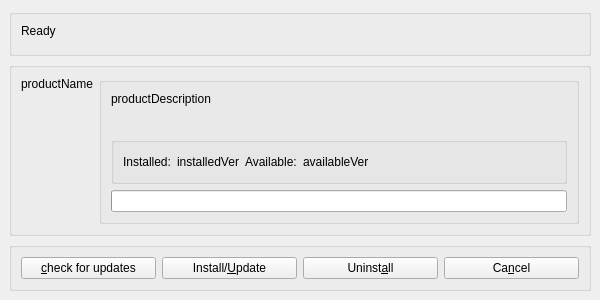
<ui version="4.0" >
 <class>MainWindow</class>
 <widget class="QMainWindow" name="MainWindow" >
  <property name="geometry" >
   <rect>
    <x>0</x>
    <y>0</y>
    <width>600</width>
    <height>300</height>
   </rect>
  </property>
  <property name="windowTitle" >
   <string>Id-updater</string>
  </property>
  <property name="windowIcon" >
   <iconset>
    <normaloff>icon1.ico</normaloff>icon1.ico</iconset>
  </property>
  <widget class="QWidget" name="centralwidget" >
   <layout class="QVBoxLayout" name="verticalLayout" >
    <item>
     <widget class="QGroupBox" name="groupBoxStatus" >
      <property name="sizePolicy" >
       <sizepolicy vsizetype="Minimum" hsizetype="Preferred" >
        <horstretch>0</horstretch>
        <verstretch>1</verstretch>
       </sizepolicy>
      </property>
      <property name="alignment" >
       <set>Qt::AlignLeading|Qt::AlignLeft|Qt::AlignTop</set>
      </property>
      <layout class="QHBoxLayout" name="horizontalLayout_3" >
       <item>
        <widget class="QLabel" name="m_updateStatus" >
         <property name="text" >
          <string>Ready</string>
         </property>
         <property name="alignment" >
          <set>Qt::AlignLeading|Qt::AlignLeft|Qt::AlignTop</set>
         </property>
         <property name="wordWrap" >
          <bool>false</bool>
         </property>
        </widget>
       </item>
       <item>
        <spacer name="horizontalSpacer" >
         <property name="orientation" >
          <enum>Qt::Horizontal</enum>
         </property>
         <property name="sizeHint" stdset="0" >
          <size>
           <width>535</width>
           <height>20</height>
          </size>
         </property>
        </spacer>
       </item>
      </layout>
     </widget>
    </item>
    <item>
     <widget class="QGroupBox" name="groupBoxProduct" >
      <property name="sizePolicy" >
       <sizepolicy vsizetype="Preferred" hsizetype="Preferred" >
        <horstretch>0</horstretch>
        <verstretch>10</verstretch>
       </sizepolicy>
      </property>
      <layout class="QHBoxLayout" name="horizontalLayout_2" >
       <item>
        <widget class="QLabel" name="m_productName" >
         <property name="text" >
          <string>productName</string>
         </property>
         <property name="alignment" >
          <set>Qt::AlignTop</set>
         </property>
         <property name="wordWrap" >
          <bool>false</bool>
         </property>
        </widget>
       </item>
       <item>
        <widget class="QGroupBox" name="groupBox_5" >
         <property name="sizePolicy" >
          <sizepolicy vsizetype="Preferred" hsizetype="Preferred" >
           <horstretch>1</horstretch>
           <verstretch>0</verstretch>
          </sizepolicy>
         </property>
         <layout class="QVBoxLayout" name="verticalLayout_2" >
          <item>
           <widget class="QLabel" name="m_productDescription" >
            <property name="sizePolicy" >
             <sizepolicy vsizetype="Preferred" hsizetype="Preferred" >
              <horstretch>0</horstretch>
              <verstretch>1</verstretch>
             </sizepolicy>
            </property>
            <property name="text" >
             <string>productDescription</string>
            </property>
            <property name="alignment" >
             <set>Qt::AlignLeading|Qt::AlignLeft|Qt::AlignTop</set>
            </property>
            <property name="wordWrap" >
             <bool>false</bool>
            </property>
           </widget>
          </item>
          <item>
           <widget class="QGroupBox" name="groupBox_6" >
            <property name="sizePolicy" >
             <sizepolicy vsizetype="Preferred" hsizetype="Preferred" >
              <horstretch>0</horstretch>
              <verstretch>0</verstretch>
             </sizepolicy>
            </property>
            <layout class="QHBoxLayout" name="horizontalLayout_5" >
             <item>
              <widget class="QLabel" name="label" >
               <property name="text" >
                <string>Installed:</string>
               </property>
              </widget>
             </item>
             <item>
              <widget class="QLabel" name="m_installedVer" >
               <property name="text" >
                <string>installedVer</string>
               </property>
               <property name="wordWrap" >
                <bool>false</bool>
               </property>
              </widget>
             </item>
             <item>
              <widget class="QLabel" name="label_2" >
               <property name="text" >
                <string>Available:</string>
               </property>
              </widget>
             </item>
             <item>
              <widget class="QLabel" name="m_availableVer" >
               <property name="text" >
                <string>availableVer</string>
               </property>
               <property name="wordWrap" >
                <bool>false</bool>
               </property>
              </widget>
             </item>
             <item>
              <spacer name="spacer2" >
               <property name="orientation" >
                <enum>Qt::Horizontal</enum>
               </property>
               <property name="sizeType" >
                <enum>QSizePolicy::Expanding</enum>
               </property>
               <property name="sizeHint" stdset="0" >
                <size>
                 <width>243</width>
                 <height>20</height>
                </size>
               </property>
              </spacer>
             </item>
             <item>
              <widget class="QLabel" name="m_downloadStatus" >
               <property name="wordWrap" >
                <bool>false</bool>
               </property>
              </widget>
             </item>
            </layout>
           </widget>
          </item>
          <item>
           <widget class="QProgressBar" name="m_downloadProgress" />
          </item>
         </layout>
        </widget>
       </item>
      </layout>
     </widget>
    </item>
    <item>
     <widget class="QGroupBox" name="groupBoxButtons" >
      <layout class="QHBoxLayout" name="horizontalLayout" >
       <item>
        <widget class="QPushButton" name="m_checkUpdatesButton" >
         <property name="sizePolicy" >
          <sizepolicy vsizetype="Preferred" hsizetype="Preferred" >
           <horstretch>0</horstretch>
           <verstretch>0</verstretch>
          </sizepolicy>
         </property>
         <property name="text" >
          <string>&amp;check for updates</string>
         </property>
         <property name="shortcut" >
          <string>Alt+C</string>
         </property>
        </widget>
       </item>
       <item>
        <widget class="QPushButton" name="m_installButton" >
         <property name="text" >
          <string>Install/&amp;Update</string>
         </property>
         <property name="shortcut" >
          <string>Alt+U</string>
         </property>
        </widget>
       </item>
       <item>
        <widget class="QPushButton" name="m_uninstallButton" >
         <property name="text" >
          <string>Uninst&amp;all</string>
         </property>
         <property name="shortcut" >
          <string>Alt+A</string>
         </property>
        </widget>
       </item>
       <item>
        <widget class="QPushButton" name="m_cancelButton" >
         <property name="text" >
          <string>Ca&amp;ncel</string>
         </property>
         <property name="shortcut" >
          <string>Alt+N</string>
         </property>
        </widget>
       </item>
      </layout>
     </widget>
    </item>
   </layout>
  </widget>
 </widget>
 <resources/>
 <connections>
  <connection>
   <sender>m_checkUpdatesButton</sender>
   <signal>clicked()</signal>
   <receiver>MainWindow</receiver>
   <slot>checkUpdates()</slot>
   <hints>
    <hint type="sourcelabel" >
     <x>98</x>
     <y>286</y>
    </hint>
    <hint type="destinationlabel" >
     <x>328</x>
     <y>163</y>
    </hint>
   </hints>
  </connection>
  <connection>
   <sender>m_installButton</sender>
   <signal>clicked()</signal>
   <receiver>MainWindow</receiver>
   <slot>startInstall()</slot>
   <hints>
    <hint type="sourcelabel" >
     <x>301</x>
     <y>286</y>
    </hint>
    <hint type="destinationlabel" >
     <x>338</x>
     <y>334</y>
    </hint>
   </hints>
  </connection>
  <connection>
   <sender>m_uninstallButton</sender>
   <signal>clicked()</signal>
   <receiver>MainWindow</receiver>
   <slot>startUninstall()</slot>
   <hints>
    <hint type="sourcelabel" >
     <x>443</x>
     <y>286</y>
    </hint>
    <hint type="destinationlabel" >
     <x>324</x>
     <y>325</y>
    </hint>
   </hints>
  </connection>
  <connection>
   <sender>m_cancelButton</sender>
   <signal>clicked()</signal>
   <receiver>MainWindow</receiver>
   <slot>close()</slot>
   <hints>
    <hint type="sourcelabel" >
     <x>586</x>
     <y>286</y>
    </hint>
    <hint type="destinationlabel" >
     <x>499</x>
     <y>328</y>
    </hint>
   </hints>
  </connection>
 </connections>
 <slots>
  <slot>checkUpdates()</slot>
  <slot>startInstall()</slot>
  <slot>startUninstall()</slot>
 </slots>
</ui>
